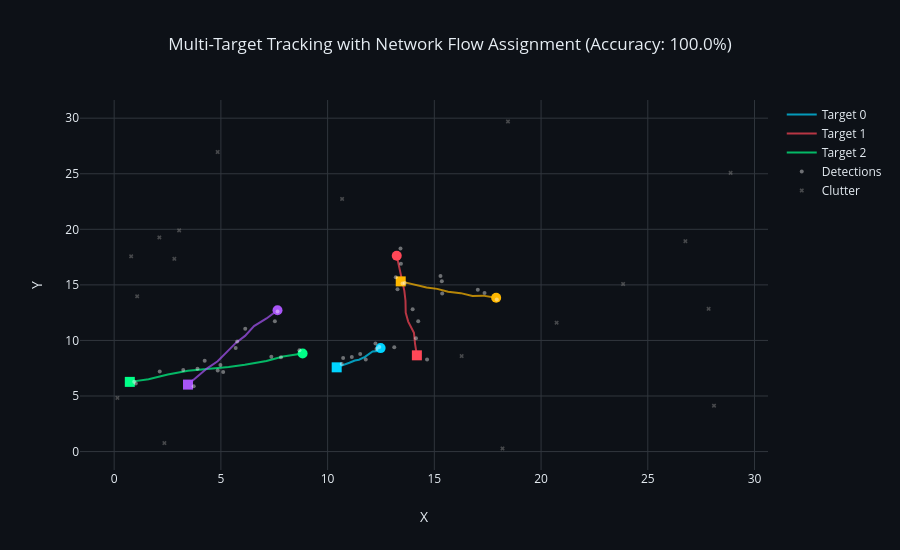

The cell this chart's notebook holds for it:
### Code cell
# Visualize tracking results
fig = go.Figure()

colors = ['#00d4ff', '#ff4757', '#00ff88', '#ffb800', '#a855f7']

# Plot true trajectories
for i in range(n_tracks):
    traj = np.array([true_positions[t][i] for t in range(n_timesteps)])
    fig.add_trace(
        go.Scatter(x=traj[:, 0], y=traj[:, 1], mode='lines',
                   line=dict(color=colors[i % len(colors)], width=2),
                   name=f'Target {i}' if i < 3 else None,
                   showlegend=(i < 3), opacity=0.7)
    )
    # Start and end markers
    fig.add_trace(
        go.Scatter(x=[traj[0, 0]], y=[traj[0, 1]], mode='markers',
                   marker=dict(size=10, color=colors[i % len(colors)], symbol='circle'),
                   showlegend=False)
    )
    fig.add_trace(
        go.Scatter(x=[traj[-1, 0]], y=[traj[-1, 1]], mode='markers',
                   marker=dict(size=10, color=colors[i % len(colors)], symbol='square'),
                   showlegend=False)
    )

# Plot measurements (detections and clutter)
all_det_x, all_det_y = [], []
all_clut_x, all_clut_y = [], []

for t in range(n_timesteps):
    meas = all_measurements[t]
    truth = all_truth_associations[t]
    
    for j in range(len(meas)):
        if truth[j] >= 0:
            all_det_x.append(meas[j, 0])
            all_det_y.append(meas[j, 1])
        else:
            all_clut_x.append(meas[j, 0])
            all_clut_y.append(meas[j, 1])

fig.add_trace(
    go.Scatter(x=all_det_x, y=all_det_y, mode='markers',
               marker=dict(size=4, color='white', opacity=0.4),
               name='Detections')
)
fig.add_trace(
    go.Scatter(x=all_clut_x, y=all_clut_y, mode='markers',
               marker=dict(size=4, color='gray', symbol='x', opacity=0.5),
               name='Clutter')
)

fig.update_layout(
    template=dark_template,
    title=f'Multi-Target Tracking with Network Flow Assignment (Accuracy: {accuracy*100:.1f}%)',
    xaxis_title='X',
    yaxis_title='Y',
    height=550,
)
fig.show()

### Figure 1 — Plotly figure (JSON) as saved in the notebook; plotly's stock layout.template omitted (floating-point values rounded to 4 significant figures)
{"data": [{"line": {"color": "#00d4ff", "width": 2}, "mode": "lines", "name": "Target 0", "opacity": 0.7, "showlegend": true, "type": "scatter", "x": [12.48, 12.4, 12.11, 11.95, 11.75, 11.47, 11.27, 11.02, 10.8, 10.43], "y": [9.309, 9.053, 9.006, 8.79, 8.518, 8.267, 8.188, 7.991, 7.855, 7.58]}, {"marker": {"color": "#00d4ff", "size": 10, "symbol": "circle"}, "mode": "markers", "showlegend": false, "type": "scatter", "x": [12.48], "y": [9.309]}, {"marker": {"color": "#00d4ff", "size": 10, "symbol": "square"}, "mode": "markers", "showlegend": false, "type": "scatter", "x": [10.43], "y": [7.58]}, {"line": {"color": "#ff4757", "width": 2}, "mode": "lines", "name": "Target 1", "opacity": 0.7, "showlegend": true, "type": "scatter", "x": [13.24, 13.37, 13.49, 13.6, 13.65, 13.66, 13.78, 14.05, 14.1, 14.18], "y": [17.62, 16.52, 15.45, 14.47, 13.57, 12.5, 11.69, 10.69, 9.697, 8.66]}, {"marker": {"color": "#ff4757", "size": 10, "symbol": "circle"}, "mode": "markers", "showlegend": false, "type": "scatter", "x": [13.24], "y": [17.62]}, {"marker": {"color": "#ff4757", "size": 10, "symbol": "square"}, "mode": "markers", "showlegend": false, "type": "scatter", "x": [14.18], "y": [8.66]}, {"line": {"color": "#00ff88", "width": 2}, "mode": "lines", "name": "Target 2", "opacity": 0.7, "showlegend": true, "type": "scatter", "x": [8.829, 7.912, 7.132, 6.122, 5.362, 4.581, 3.457, 2.514, 1.612, 0.7333], "y": [8.829, 8.559, 8.156, 7.803, 7.615, 7.469, 7.27, 6.939, 6.512, 6.271]}, {"marker": {"color": "#00ff88", "size": 10, "symbol": "circle"}, "mode": "markers", "showlegend": false, "type": "scatter", "x": [8.829], "y": [8.829]}, {"marker": {"color": "#00ff88", "size": 10, "symbol": "square"}, "mode": "markers", "showlegend": false, "type": "scatter", "x": [0.7333], "y": [6.271]}, {"line": {"color": "#ffb800", "width": 2}, "mode": "lines", "opacity": 0.7, "showlegend": false, "type": "scatter", "x": [17.9, 17.27, 16.79, 16.24, 15.65, 15.13, 14.63, 14.22, 13.74, 13.43], "y": [13.84, 14.03, 13.99, 14.26, 14.38, 14.64, 14.77, 14.96, 15.14, 15.31]}, {"marker": {"color": "#ffb800", "size": 10, "symbol": "circle"}, "mode": "markers", "showlegend": false, "type": "scatter", "x": [17.9], "y": [13.84]}, {"marker": {"color": "#ffb800", "size": 10, "symbol": "square"}, "mode": "markers", "showlegend": false, "type": "scatter", "x": [13.43], "y": [15.31]}, {"line": {"color": "#a855f7", "width": 2}, "mode": "lines", "opacity": 0.7, "showlegend": false, "type": "scatter", "x": [7.653, 7.139, 6.552, 6.132, 5.711, 5.293, 4.849, 4.342, 3.888, 3.46], "y": [12.71, 11.98, 11.29, 10.41, 9.8, 9.029, 8.124, 7.47, 6.74, 6.026]}, {"marker": {"color": "#a855f7", "size": 10, "symbol": "circle"}, "mode": "markers", "showlegend": false, "type": "scatter", "x": [7.653], "y": [12.71]}, {"marker": {"color": "#a855f7", "size": 10, "symbol": "square"}, "mode": "markers", "showlegend": false, "type": "scatter", "x": [3.46], "y": [6.026]}, {"marker": {"color": "white", "opacity": 0.4, "size": 4}, "mode": "markers", "name": "Detections", "type": "scatter", "x": [12.24, 13.41, 8.681, 17.93, 7.655, 12.29, 13.43, 7.815, 17.35, 7.528, 12.42, 13.19, 7.363, 17.04, 6.141, 11.53, 13.27, 5.108, 15.37, 5.763, 11.79, 13.98, 4.853, 15.29, 5.693, 11.13, 14.24, 3.238, 15.35, 4.241, 10.66, 14.14, 2.135, 4.978, 10.73, 13.12, 1.013, 13.61, 3.906, 14.66, 0.9393, 13.51, 3.725], "y": [9.724, 18.27, 9.106, 13.69, 12.6, 9.22, 16.91, 8.498, 14.27, 11.72, 9.403, 15.69, 8.537, 14.56, 11.06, 8.78, 14.61, 7.16, 14.23, 9.916, 8.282, 12.81, 7.288, 15.8, 9.326, 8.515, 11.73, 7.335, 15.32, 8.18, 7.891, 10.2, 7.214, 7.779, 8.416, 9.39, 6.122, 15.18, 7.444, 8.289, 6.292, 15.13, 5.887]}, {"marker": {"color": "gray", "opacity": 0.5, "size": 4, "symbol": "x"}, "mode": "markers", "name": "Clutter", "type": "scatter", "x": [20.73, 28.1, 4.849, 18.19, 3.044, 0.1518, 26.76, 23.84, 27.85, 18.45, 2.819, 1.078, 16.28, 2.354, 28.88, 10.68, 2.117, 0.7953], "y": [11.6, 4.126, 26.96, 0.2759, 19.91, 4.824, 18.93, 15.08, 12.85, 29.7, 17.35, 13.97, 8.596, 0.7605, 25.08, 22.74, 19.27, 17.57]}], "layout": {"height": 550, "title": {"text": "Multi-Target Tracking with Network Flow Assignment (Accuracy: 100.0%)"}, "xaxis": {"title": {"text": "X"}}, "yaxis": {"title": {"text": "Y"}}}}
